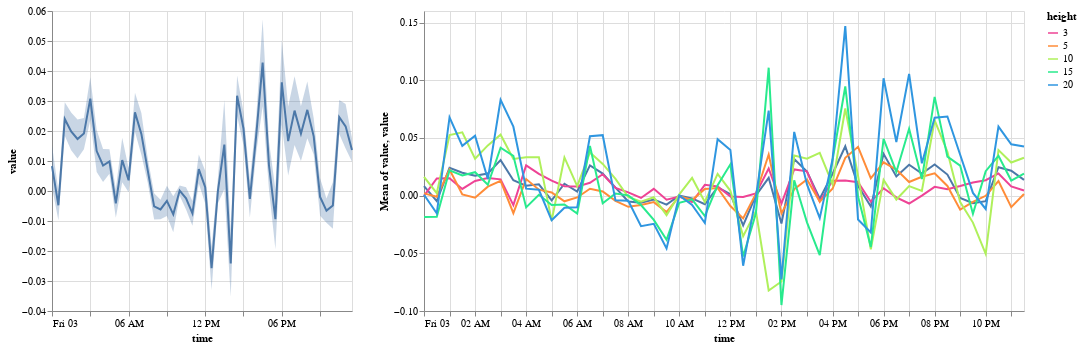

Notebook code for this chart:
### Code cell
alt.Chart(
    sos_df_localtime.query("measurement == 'w'").set_index('time').loc['20230303'].reset_index()
).mark_line().encode(
    alt.X('time:T'),
    alt.Y('mean(value):Q'),
) + alt.Chart(
    sos_df_localtime.query("measurement == 'w'").set_index('time').loc['20230303'].reset_index()
).mark_errorband().encode(
    alt.X('time:T'),
    alt.Y('value:Q'),
) | alt.Chart(
    sos_df_localtime.query("measurement == 'w'").set_index('time').loc['20230303'].reset_index()
).mark_line().encode(
    alt.X('time:T'),
    alt.Y('mean(value):Q'),
) + alt.Chart(
    sos_df_localtime.query("measurement == 'w'").set_index('time').loc['20230303'].reset_index().query("tower == 'c'").query("height > 2")
).mark_line().encode(
    alt.X('time:T'),
    alt.Y('value:Q'),
    alt.Color('height:O').scale(scheme='rainbow')
).properties(width=600)

### Figure 1 — Vega-Lite specification as saved in the notebook (floating-point values rounded to 4 significant figures; data arrays with more than 128 entries replaced by an {"elided": "..."} marker saying what was removed)
{"config": {"view": {"continuousWidth": 300, "continuousHeight": 300}}, "hconcat": [{"layer": [{"data": {"name": "data-2d720a8f78de97738fdeee5579d279b7"}, "mark": {"type": "line"}, "encoding": {"x": {"field": "time", "type": "temporal"}, "y": {"aggregate": "mean", "field": "value", "type": "quantitative"}}}, {"data": {"name": "data-2d720a8f78de97738fdeee5579d279b7"}, "mark": {"type": "errorband"}, "encoding": {"x": {"field": "time", "type": "temporal"}, "y": {"field": "value", "type": "quantitative"}}}]}, {"layer": [{"data": {"name": "data-2d720a8f78de97738fdeee5579d279b7"}, "mark": {"type": "line"}, "encoding": {"x": {"field": "time", "type": "temporal"}, "y": {"aggregate": "mean", "field": "value", "type": "quantitative"}}}, {"data": {"name": "data-0d9c2c77a73fc04c0d8b720cb243b279"}, "mark": {"type": "line"}, "encoding": {"color": {"field": "height", "scale": {"scheme": "rainbow"}, "type": "ordinal"}, "x": {"field": "time", "type": "temporal"}, "y": {"field": "value", "type": "quantitative"}}}], "width": 600}], "$schema": "https://vega.github.io/schema/vega-lite/v5.20.1.json", "datasets": {"data-2d720a8f78de97738fdeee5579d279b7": {"elided": "768 records"}, "data-0d9c2c77a73fc04c0d8b720cb243b279": {"elided": "240 records"}}}
